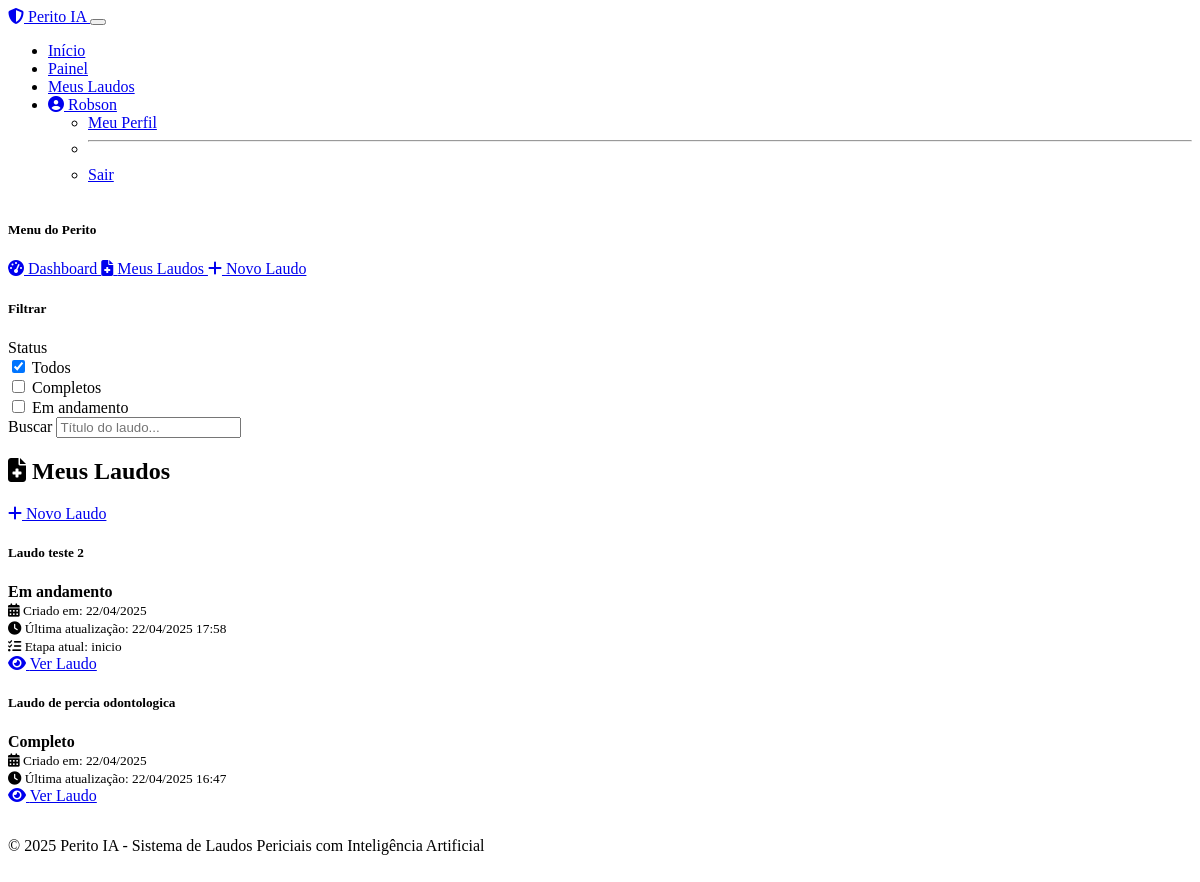
Before: /laudos (signed in) with the older database file.
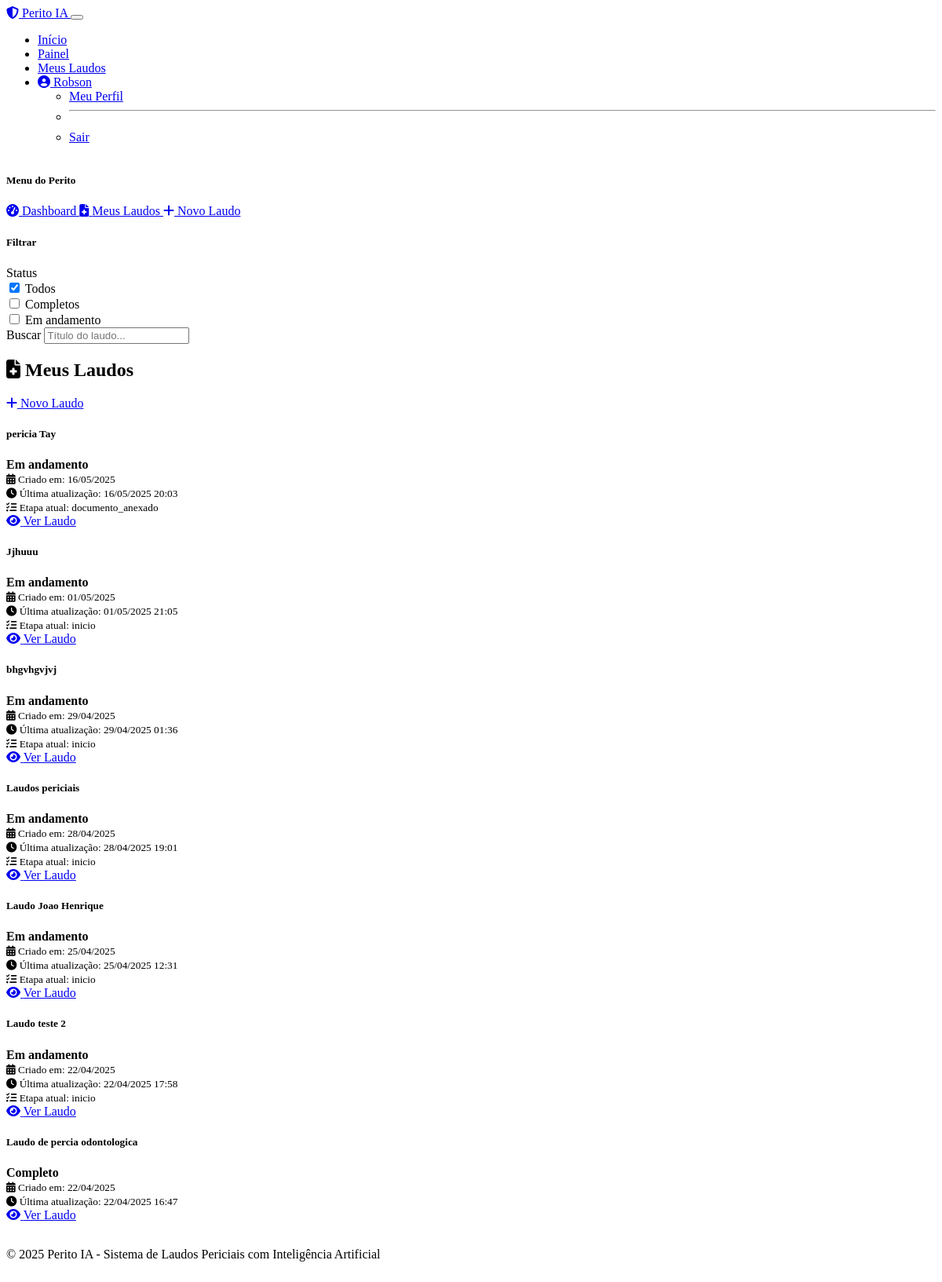
After: the same page with the newer database file.
### models.py (models this page shows, shortened)
class User(UserMixin, db.Model):
    id = db.Column(db.Integer, primary_key=True)
    username = db.Column(db.String(64), unique=True, nullable=False)
    email = db.Column(db.String(120), unique=True, nullable=False)
    password_hash = db.Column(db.String(256), nullable=False)
    created_at = db.Column(db.DateTime, default=datetime.utcnow)
    laudos = db.relationship('Laudo', backref='author', lazy='dynamic')

class Laudo(db.Model):
    id = db.Column(db.Integer, primary_key=True)
    title = db.Column(db.String(200), nullable=False)
    user_id = db.Column(db.Integer, db.ForeignKey('user.id'), nullable=False)
    created_at = db.Column(db.DateTime, default=datetime.utcnow)
    updated_at = db.Column(db.DateTime, default=datetime.utcnow, onupdate=datetime.utcnow)
    status = db.Column(db.String(20), default='incompleto')  # incompleto, completo
    current_stage = db.Column(db.String(50), default='inicio')  # para acompanhar o progresso
    secoes = db.relationship('LaudoSecao', backref='laudo', lazy='dynamic', cascade="all, delete-orphan")
    arquivos = db.relationship('Arquivo', backref='laudo', lazy='dynamic', cascade="all, delete-orphan")

### routes.py (the view)
@app.route('/laudos')
@login_required
def laudo_list():
    laudos = Laudo.query.filter_by(user_id=current_user.id).order_by(Laudo.updated_at.desc()).all()
    return render_template('laudo_list.html', title='Meus Laudos', laudos=laudos)

### app.py (called while the page is built)
@login_manager.user_loader
def load_user(user_id):
    return db.session.get(User, int(user_id))

### templates/laudo_list.html (shortened to what this page needs)
{% extends "layout.html" %}
{% block content %}
<div class="row">
    <div class="col-md-3">
        <div class="card shadow mb-4">
            <div class="card-header bg-primary text-white">
                <h5 class="mb-0">Menu do Perito</h5>
            </div>
            <div class="list-group list-group-flush">
                <a href="{{ url_for('dashboard') }}" class="list-group-item list-group-item-action">
                    <i class="fas fa-tachometer-alt me-2"></i> Dashboard
                </a>
                <a href="{{ url_for('laudo_list') }}" class="list-group-item list-group-item-action active">
                    <i class="fas fa-file-medical me-2"></i> Meus Laudos
                </a>
                <a href="{{ url_for('laudo_create') }}" class="list-group-item list-group-item-action">
                    <i class="fas fa-plus me-2"></i> Novo Laudo
                </a>
            </div>
        </div>
        <div class="card shadow mb-4">
            <div class="card-header">
                <h5 class="mb-0">Filtrar</h5>
            </div>
            <div class="card-body">
                <div class="mb-3">
                    <label class="form-label">Status</label>
                    <div class="form-check">
                        <input class="form-check-input" type="checkbox" value="" id="filter-todos" checked>
                        <label class="form-check-label" for="filter-todos">
                            Todos
                        </label>
                    </div>
                    <div class="form-check">
                        <input class="form-check-input" type="checkbox" value="" id="filter-completos">
                        <label class="form-check-label" for="filter-completos">
                            Completos
                        </label>
                    </div>
                    <div class="form-check">
                        <input class="form-check-input" type="checkbox" value="" id="filter-incompletos">
                        <label class="form-check-label" for="filter-incompletos">
                            Em andamento
                        </label>
                    </div>
                </div>
                <div class="mb-3">
                    <label for="search" class="form-label">Buscar</label>
                    <input type="text" class="form-control" id="search" placeholder="Título do laudo...">
                </div>
            </div>
        </div>
    </div>
    <div class="col-md-9">
        <div class="d-flex justify-content-between align-items-center mb-4">
            <h2 class="mb-0">
                <i class="fas fa-file-medical text-primary me-2"></i>
                Meus Laudos
            </h2>
            <a href="{{ url_for('laudo_create') }}" class="btn btn-primary">
                <i class="fas fa-plus me-1"></i> Novo Laudo
            </a>
        </div>
        <div class="row row-cols-1 row-cols-md-2 g-4">
            {% if laudos %}
                {% for laudo in laudos %}
                    <div class="col">
                        <div class="card shadow h-100 laudo-card">
                            <div class="card-header d-flex justify-content-between align-items-center">
                                <h5 class="mb-0">{{ laudo.title }}</h5>
                                <span class="badge bg-{{ 'success' if laudo.status == 'completo' else 'warning' }}">
                                    {{ 'Completo' if laudo.status == 'completo' else 'Em andamento' }}
                                </span>
                            </div>
                            <div class="card-body">
                                <div class="mb-3">
                                    <small class="text-muted">
                                        <i class="fas fa-calendar-alt me-1"></i> Criado em: {{ laudo.created_at.strftime('%d/%m/%Y') }}
                                    </small>
                                </div>
                                <div class="mb-3">
                                    <small class="text-muted">
                                        <i class="fas fa-clock me-1"></i> Última atualização: {{ laudo.updated_at.strftime('%d/%m/%Y %H:%M') }}
                                    </small>
                                </div>
                                {% if laudo.status == 'incompleto' %}
                                    <div class="mb-3">
                                        <small class="text-muted">
                                            <i class="fas fa-tasks me-1"></i> Etapa atual: {{ laudo.current_stage }}
                                        </small>
                                    </div>
                                {% endif %}
                                <div class="d-grid gap-2">
                                    <a href="{{ url_for('laudo_view', laudo_id=laudo.id) }}" class="btn btn-primary">
                                        <i class="fas fa-eye me-1"></i> Ver Laudo
                                    </a>
                                </div>
                            </div>
                        </div>
                    </div>
                {% endfor %}
            {% endif %}
        </div>
    </div>
</div>
{% endblock %}

### templates/layout.html (shortened to what this page needs)
<!DOCTYPE html>
<html lang="pt-BR" data-bs-theme="dark">
<head>
    <link rel="stylesheet" href="https://cdn.replit.com/agent/bootstrap-agent-dark-theme.min.css">
    <link rel="stylesheet" href="https://cdnjs.cloudflare.com/ajax/libs/font-awesome/6.4.0/css/all.min.css">
    <link rel="stylesheet" href="{{ url_for('static', filename='css/custom.css') }}">
</head>
<body>
    <nav class="navbar navbar-expand-lg navbar-dark bg-primary">
        <div class="container">
            <a class="navbar-brand" href="{{ url_for('index') }}">
                <i class="fas fa-shield-alt me-2"></i>
                Perito IA
            </a>
            <button class="navbar-toggler" type="button" data-bs-toggle="collapse" data-bs-target="#navbarNav" aria-controls="navbarNav" aria-expanded="false" aria-label="Toggle navigation">
            </button>
            <div class="collapse navbar-collapse" id="navbarNav">
                <ul class="navbar-nav ms-auto">
                    <li class="nav-item">
                        <a class="nav-link" href="{{ url_for('index') }}">Início</a>
                    </li>
                    {% if current_user.is_authenticated %}
                        <li class="nav-item">
                            <a class="nav-link" href="{{ url_for('dashboard') }}">Painel</a>
                        </li>
                        <li class="nav-item">
                            <a class="nav-link" href="{{ url_for('laudo_list') }}">Meus Laudos</a>
                        </li>
                        <li class="nav-item dropdown">
                            <a class="nav-link dropdown-toggle" href="#" id="userDropdown" role="button" data-bs-toggle="dropdown" aria-expanded="false">
                                <i class="fas fa-user-circle me-1"></i>
                                {{ current_user.username }}
                            </a>
                            <ul class="dropdown-menu dropdown-menu-end" aria-labelledby="userDropdown">
                                <li><a class="dropdown-item" href="#">Meu Perfil</a></li>
                                <li><hr class="dropdown-divider"></li>
                                <li><a class="dropdown-item" href="{{ url_for('logout') }}">Sair</a></li>
                            </ul>
                        </li>
                    {% endif %}
                </ul>
            </div>
        </div>
    </nav>
    <main class="py-4">
        <div class="container">
            {% block content %}{% endblock %}
        </div>
    </main>
    <footer class="bg-body-tertiary py-3 mt-auto">
        <div class="container text-center">
            <p class="mb-0 text-muted">
                &copy; 2025 Perito IA - Sistema de Laudos Periciais com Inteligência Artificial
            </p>
        </div>
    </footer>
</body>
</html>

### static/css/custom.css (style rules this page uses)
body { min-height: 100vh; display: flex; flex-direction: column; }
main { flex: 1; }
.card { border-radius: 10px; overflow: hidden; transition: transform 0.3s, box-shadow 0.3s; }
.card-header { font-weight: 600; }
.laudo-card { transition: transform 0.2s; }
footer { margin-top: auto; padding: 1rem 0; border-top: 1px solid var(--bs-border-color); }

Changed rows visible on the page:
added Laudo: title "pericia Tay", status "Em andamento", created_at "16/05/2025", updated_at "16/05/2025 20:03", current_stage "documento_anexado"
added Laudo: title "Jjhuuu", status "Em andamento", created_at "01/05/2025", updated_at "01/05/2025 21:05", current_stage "inicio"
added Laudo: title "bhgvhgvjvj", status "Em andamento", created_at "29/04/2025", updated_at "29/04/2025 01:36", current_stage "inicio"
added Laudo: title "Laudos periciais", status "Em andamento", created_at "28/04/2025", updated_at "28/04/2025 19:01", current_stage "inicio"
added Laudo: title "Laudo Joao Henrique", status "Em andamento", created_at "25/04/2025", updated_at "25/04/2025 12:31", current_stage "inicio"
